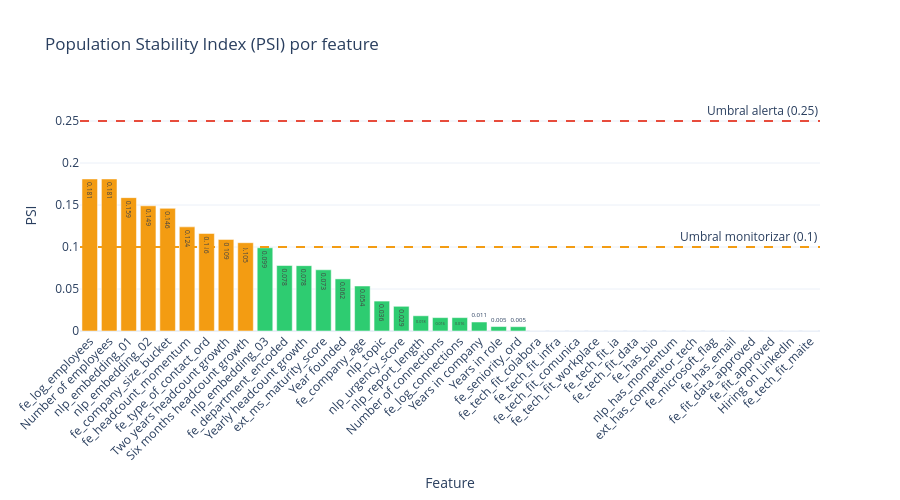

The cell this chart's notebook holds for it:
### Code cell
# Visualizar PSI
colors = ['#e74c3c' if s == 'ALERTA' else '#f39c12' if s == 'MONITORIZAR' else '#2ecc71'
          for s in psi_df['Status']]

fig = go.Figure()
fig.add_trace(go.Bar(
    x=psi_df['Feature'], y=psi_df['PSI'],
    marker_color=colors,
    text=psi_df['PSI'].round(3), textposition='auto'
))
fig.add_hline(y=0.1, line_dash='dash', line_color='#f39c12',
              annotation_text='Umbral monitorizar (0.1)')
fig.add_hline(y=0.25, line_dash='dash', line_color='#e74c3c',
              annotation_text='Umbral alerta (0.25)')
fig.update_layout(
    title='Population Stability Index (PSI) por feature',
    xaxis_title='Feature', yaxis_title='PSI',
    height=500, xaxis_tickangle=-45
)
fig.show()

### Figure 1 — Plotly figure (JSON) as saved in the notebook; plotly's stock layout.template omitted (floating-point values rounded to 4 significant figures)
{"data": [{"marker": {"color": ["#f39c12", "#f39c12", "#f39c12", "#f39c12", "#f39c12", "#f39c12", "#f39c12", "#f39c12", "#f39c12", "#2ecc71", "#2ecc71", "#2ecc71", "#2ecc71", "#2ecc71", "#2ecc71", "#2ecc71", "#2ecc71", "#2ecc71", "#2ecc71", "#2ecc71", "#2ecc71", "#2ecc71", "#2ecc71", "#2ecc71", "#2ecc71", "#2ecc71", "#2ecc71", "#2ecc71", "#2ecc71", "#2ecc71", "#2ecc71", "#2ecc71", "#2ecc71", "#2ecc71", "#2ecc71", "#2ecc71", "#2ecc71", "#2ecc71"]}, "text": [0.181, 0.181, 0.159, 0.149, 0.146, 0.124, 0.116, 0.109, 0.105, 0.099, 0.078, 0.078, 0.073, 0.062, 0.054, 0.036, 0.029, 0.018, 0.016, 0.016, 0.011, 0.005, 0.005, 0.0, 0.0, 0.0, 0.0, 0.0, 0.0, 0.0, 0.0, 0.0, 0.0, 0.0, 0.0, 0.0, 0.0, 0.0], "textposition": "auto", "type": "bar", "x": ["fe_log_employees", "Number of employees", "nlp_embedding_01", "nlp_embedding_02", "fe_company_size_bucket", "fe_headcount_momentum", "fe_type_of_contact_ord", "Two years headcount growth", "Six months headcount growth", "nlp_embedding_03", "fe_department_encoded", "Yearly headcount growth", "ext_ms_maturity_score", "Year founded", "fe_company_age", "nlp_topic", "nlp_urgency_score", "nlp_report_length", "Number of connections", "fe_log_connections", "Years in company", "Years in role", "fe_seniority_ord", "fe_tech_fit_colabora", "fe_tech_fit_infra", "fe_tech_fit_comunica", "fe_tech_fit_workplace", "fe_tech_fit_ia", "fe_tech_fit_data", "fe_has_bio", "nlp_has_momentum", "ext_has_competitor_tech", "fe_microsoft_flag", "fe_has_email", "fe_fit_data_approved", "fe_fit_approved", "Hiring on LinkedIn", "fe_tech_fit_maite"], "y": [0.181, 0.181, 0.1588, 0.149, 0.146, 0.124, 0.1161, 0.109, 0.1051, 0.09906, 0.07797, 0.07779, 0.07287, 0.06203, 0.05357, 0.03562, 0.02941, 0.01813, 0.01593, 0.01593, 0.01069, 0.005308, 0.005119, 0.0, 0.0, 0.0, 0.0, 0.0, 0.0, 0.0, 0.0, 0.0, 0.0, 0.0, 0.0, 0.0, 0.0, 0.0]}], "layout": {"annotations": [{"showarrow": false, "text": "Umbral monitorizar (0.1)", "x": 1, "xanchor": "right", "xref": "x domain", "y": 0.1, "yanchor": "bottom", "yref": "y"}, {"showarrow": false, "text": "Umbral alerta (0.25)", "x": 1, "xanchor": "right", "xref": "x domain", "y": 0.25, "yanchor": "bottom", "yref": "y"}], "height": 500, "shapes": [{"line": {"color": "#f39c12", "dash": "dash"}, "type": "line", "x0": 0, "x1": 1, "xref": "x domain", "y0": 0.1, "y1": 0.1, "yref": "y"}, {"line": {"color": "#e74c3c", "dash": "dash"}, "type": "line", "x0": 0, "x1": 1, "xref": "x domain", "y0": 0.25, "y1": 0.25, "yref": "y"}], "title": {"text": "Population Stability Index (PSI) por feature"}, "xaxis": {"tickangle": -45, "title": {"text": "Feature"}}, "yaxis": {"title": {"text": "PSI"}}}}
